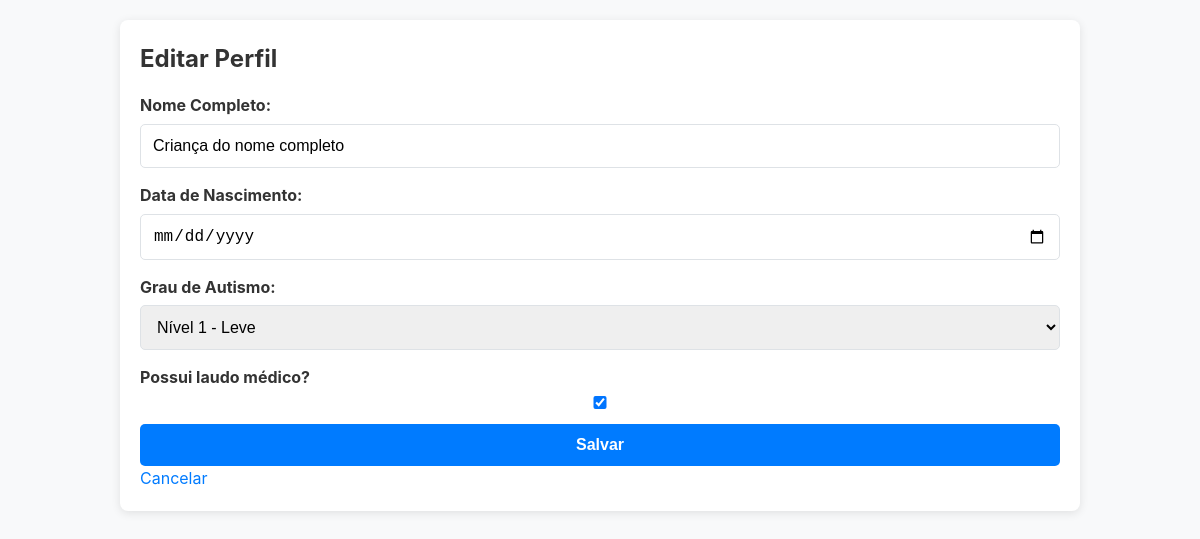
/profiles/1/edit/ (signed in), run on the app's committed database.
### core/models.py (models this page shows, shortened)
class Profile(models.Model):
    user = models.ForeignKey(User, on_delete=models.CASCADE, related_name='profiles')
    name = models.CharField(max_length=255, verbose_name="Nome Completo")
    GRAU_AUTISMO_CHOICES = [
        ('1', 'Nível 1 - Leve'),
        ('2', 'Nível 2 - Moderado'),
        ('3', 'Nível 3 - Severo'),
    ]
    data_nascimento = models.DateField(verbose_name="Data de Nascimento")
    grau_autismo = models.CharField(
        max_length=1,
        choices=GRAU_AUTISMO_CHOICES,
        verbose_name="Grau de Autismo"
    )
    tem_laudo = models.BooleanField(default=False, verbose_name="Possui laudo médico?")
    is_active = models.BooleanField(default=True, verbose_name="Está ativo?")
    created_at = models.DateTimeField(auto_now_add=True)
    class Meta:
        unique_together = ('user', 'name')

### core/views.py (the view)
# urls.py: path('profiles/<int:profile_id>/edit/', views.profile_update, name='profile_update'),
@login_required
def profile_update(request, profile_id):
    profile = get_object_or_404(Profile, id=profile_id, user=request.user, is_active=True)
    if request.method == 'POST':
        form = ProfileForm(request.POST, instance=profile)
        if form.is_valid():
            form.save()
            return redirect('profile_select')
    else:
        form = ProfileForm(instance=profile)
    return render(request, 'core/profile_form.html', {'form': form, 'is_editing': True})

### core/forms.py
class ProfileForm(forms.ModelForm):
    class Meta:
        model = Profile
        fields = ['name', 'data_nascimento', 'grau_autismo', 'tem_laudo']
        widgets = {
            'data_nascimento': forms.DateInput(attrs={'type': 'date'}),
        }

### core/templates/core/profile_form.html (shortened to what this page needs)
{% extends "core/base.html" %}
{% block content %}
  <h2>{% if is_editing %}Editar Perfil{% else %}Criar Novo Perfil{% endif %}</h2>
  <form method="post">
    {{ form.as_p }}
    <button type="submit">Salvar</button>
    <a href="{% url 'profile_select' %}">Cancelar</a>
  </form>
{% endblock %}

### static/css/style.css (style rules this page uses)
:root { --cor-primaria: #007bff; --cor-primaria-hover: #0056b3; --cor-texto: #333; --cor-fundo: #f8f9fa; --cor-branco: #ffffff; --cor-borda: #dee2e6; --cor-perigo: #dc3545; }
* { box-sizing: border-box; margin: 0; padding: 0; }
body { font-family: -apple-system, BlinkMacSystemFont, "Segoe UI", Roboto, "Helvetica Neue", Arial, sans-serif; background-color: var(--cor-fundo); color: var(--cor-texto); line-height: 1.6; }
h1, h2, h3 { margin-bottom: 15px; color: var(--cor-texto); }
p { margin-bottom: 10px; }
form { display: flex; flex-direction: column; }
form p { display: flex; flex-direction: column; margin-bottom: 15px; }
form label { margin-bottom: 5px; font-weight: bold; }
input[type="text"], input[type="password"], input[type="email"], input[type="date"], select { width: 100%; padding: 12px; border: 1px solid var(--cor-borda); border-radius: 5px; font-size: 16px; }
button, a.button { display: inline-block; padding: 12px 20px; border: none; border-radius: 5px; background-color: var(--cor-primaria); color: var(--cor-branco); font-size: 16px; font-weight: bold; text-align: center; text-decoration: none; cursor: pointer; transition: background-color 0.3s ease; }
a { color: var(--cor-primaria); text-decoration: none; }

### data on the page
Profile: name "Criança do nome completo", grau_autismo "Nível 1 - Leve", tem_laudo "☑"
